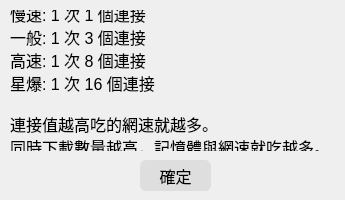
<?xml version="1.0" encoding="UTF-8"?>
<ui version="4.0">
 <class>Note</class>
 <widget class="QWidget" name="Note">
  <property name="windowModality">
   <enum>Qt::ApplicationModal</enum>
  </property>
  <property name="geometry">
   <rect>
    <x>0</x>
    <y>0</y>
    <width>345</width>
    <height>200</height>
   </rect>
  </property>
  <property name="windowTitle">
   <string>注意事項</string>
  </property>
  <widget class="QLabel" name="note_label">
   <property name="geometry">
    <rect>
     <x>10</x>
     <y>10</y>
     <width>341</width>
     <height>141</height>
    </rect>
   </property>
   <property name="font">
    <font>
     <pointsize>12</pointsize>
    </font>
   </property>
   <property name="text">
    <string>慢速: 1 次 1 個連接
一般: 1 次 3 個連接
高速: 1 次 8 個連接
星爆: 1 次 16 個連接

連接值越高吃的網速就越多。
同時下載數量越高，記憶體與網速就吃越多。</string>
   </property>
  </widget>
  <widget class="QPushButton" name="confirm_pushButton">
   <property name="geometry">
    <rect>
     <x>140</x>
     <y>160</y>
     <width>71</width>
     <height>31</height>
    </rect>
   </property>
   <property name="font">
    <font>
     <pointsize>12</pointsize>
    </font>
   </property>
   <property name="cursor">
    <cursorShape>PointingHandCursor</cursorShape>
   </property>
   <property name="styleSheet">
    <string notr="true">QPushButton{
background-color:#dedede;
border-radius:6px
}
QPushButton:hover {
background-color:#aaaa7f;
color: #ffffff;
}
QPushButton:pressed{
background-color:#dedede;
color: #000000;
}</string>
   </property>
   <property name="text">
    <string>確定</string>
   </property>
  </widget>
 </widget>
 <resources/>
 <connections/>
</ui>
